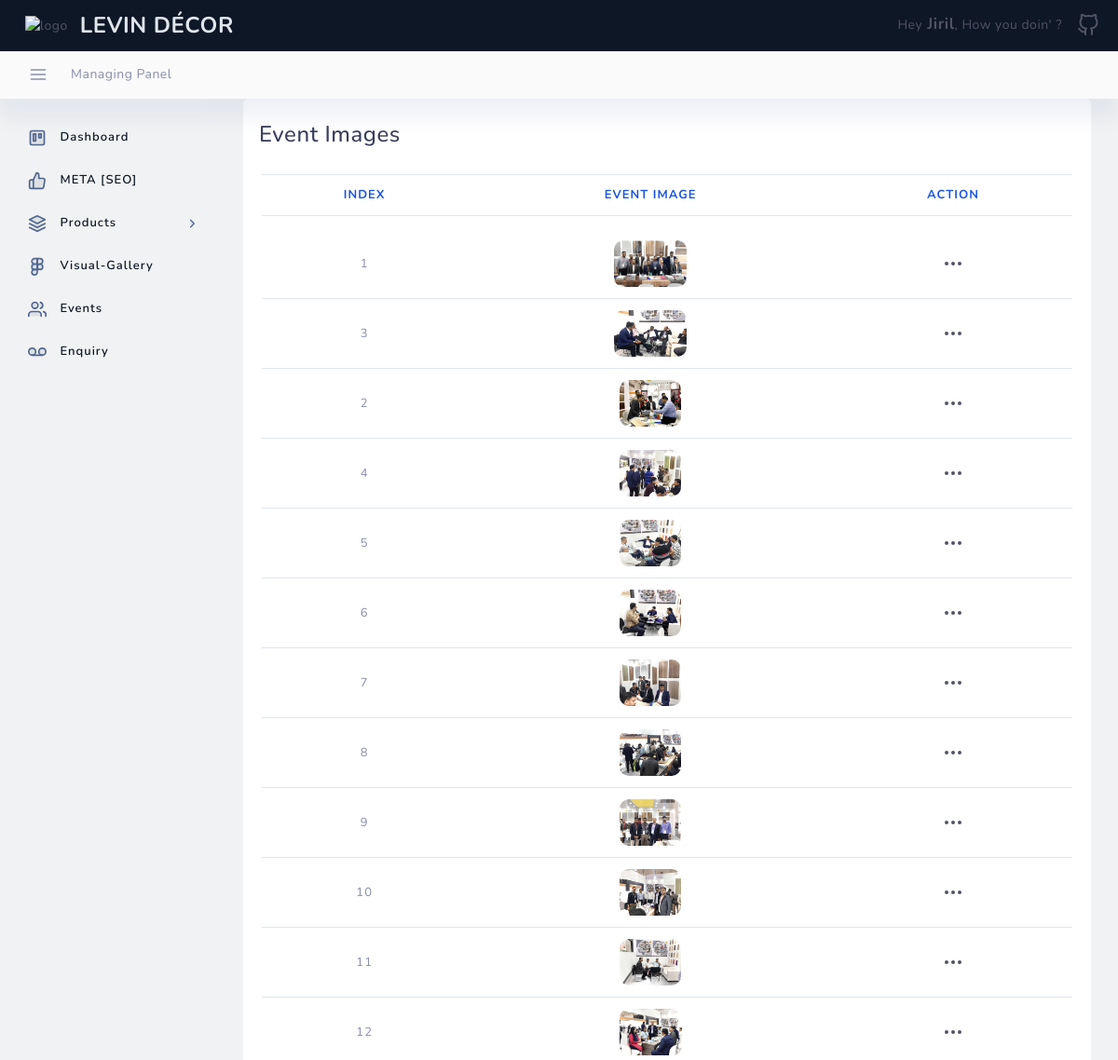
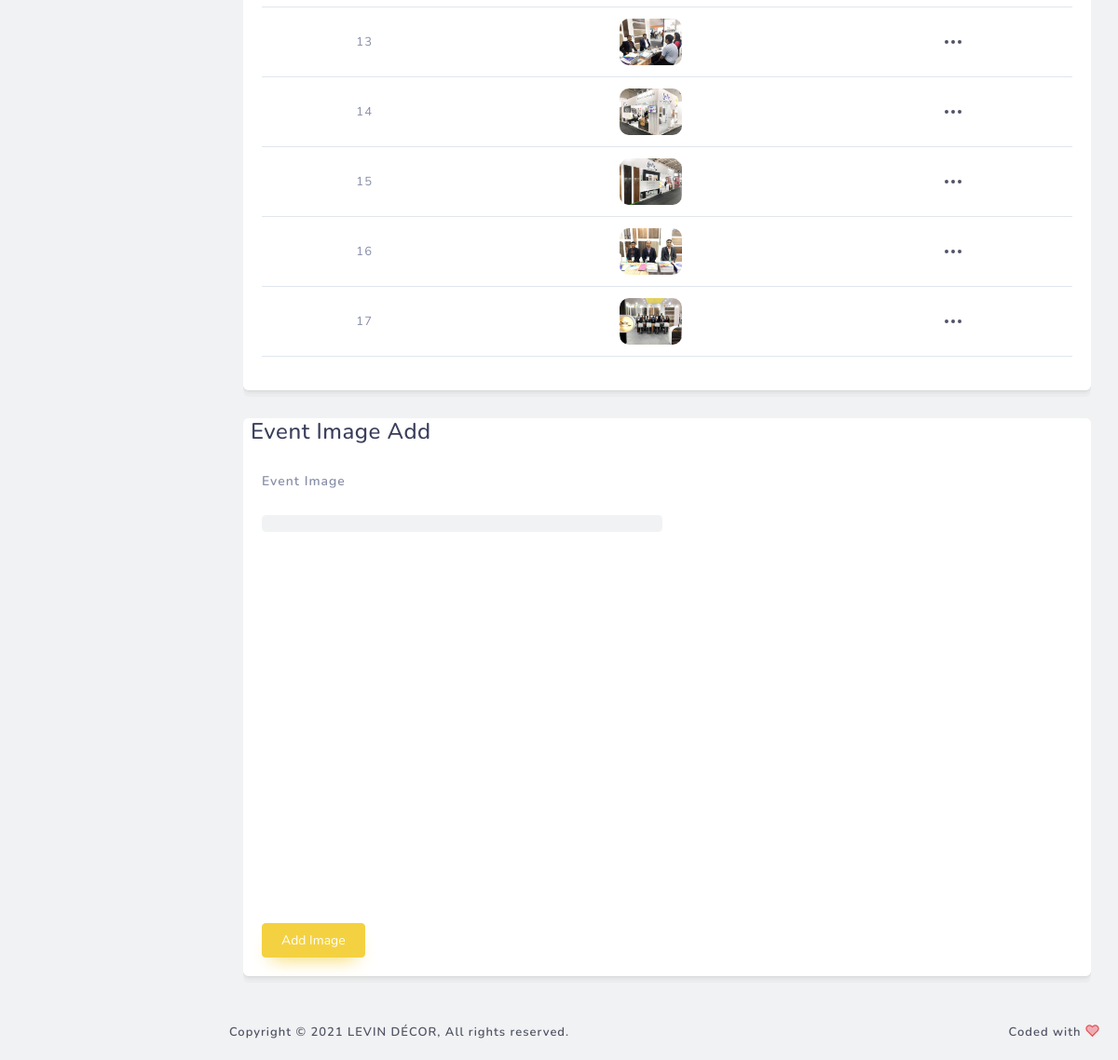
The app's page /panel/event/image/2/ (signed in) with its own data (2 pictures, top to bottom).
### panel/models.py (models this page shows, shortened)
class Event_Images(models.Model) :
    fk = models.ForeignKey(Event, on_delete=models.CASCADE, null=True, blank=True)
    index = models.IntegerField(default=0, null=True, blank=True)
    image1 = models.ImageField(upload_to="events", null=True, blank=True)

### panel/views.py (the view, shortened to what this page needs)
# urls.py: url(r'^panel/event/image/(?P<event_pk>\d+)/$', views.event_image, name='event_image'),
@login_required
def event_image(request, event_pk) :
    try :
        event = Event.objects.get(pk=event_pk)
    except :
        msg = "Event not found, try to go back, refresh the page and try again !"
        messages.error(request, msg)
        return redirect('event_back')
    event_images = Event_Images.objects.filter(fk=event)
    events = Event.objects.all()
    send = {
        'events': events,
        'event': event,
        'event_images': event_images,
    }
    return render(request, 'back/panel/event_image.html', send)

### levin_main/templates/back/panel/event_image.html (shortened to what this page needs)
{% extends 'back/master_back.html' %}
{% load static %}
    {% block headblock %}
        <link rel="stylesheet" type="text/css" href="{% static 'back/plugins/table/datatable/datatables.css' %}">
        <link rel="stylesheet" type="text/css" href="{% static 'back/plugins/table/datatable/custom_dt_html5.css' %}">
        <link rel="stylesheet" type="text/css" href="{% static 'back/plugins/table/datatable/dt-global_style.css' %}">
    {% endblock %}
    {% block page_content %}
    <div class="container">
        <div class="container">
            <div id="tableDropdown" class="col-lg-12 col-12 layout-spacing">
                <div class="statbox widget box box-shadow">
                    <div class="widget-header">
                        <div class="row">
                            <div class="col-xl-12 col-lg-11 col-md-11 col-sm-10 col-10 pt-4 pl-4">
                                <h4>Event Images</h4>
                            </div>
                        </div>
                    </div>
                    <div class="widget-content widget-content-area">
                        <div class="table-responsive">
                            <table id="html5-extension" class="table table-hover non-hover" style="width:100%">
                                <thead>
                                    <tr>
                                        <th class="text-center">Index</th>
                                        <th class="text-center">Event Image</th>
                                        <th class="text-center">Action</th>
                                    </tr>
                                </thead>
                                <tbody>
                                    {% for event_images in event_images %}
                                    <tr>
                                        <td class="text-center">{{event_images.index}}</td>
                                        <td class="text-center">
                                            <img src="{% if event_images.image1 %}{{event_images.image1.url}}{% endif %}" alt="event_image" style="height: 50px; border-radius: 10px;">
                                        </td>
                                        <td class="text-center">
                                            <div class="dropdown custom-dropdown">
                                                <a class="dropdown-toggle" href="#" role="button" id="dropdownMenuLink7" data-toggle="dropdown" aria-haspopup="true" aria-expanded="false">
                                                </a>
                                            </div>
                                        </td>
                                    </tr>
                                    {% endfor %}
                                </tbody>
                            </table>
                        </div>
                    </div>
                </div>
            </div>
            <div id="ftFormArray" class="col-lg-12 layout-spacing" style="padding-bottom: 60px;">
                <div class="statbox widget box box-shadow">
                    <div class="widget-header">
                        <div class="row">
                            <div class="col-xl-12 col-md-12 col-sm-12 col-12">
                                <h4>Event Image Add</h4>
                            </div>
                        </div>
                    </div>
                    <div class="widget-content widget-content-area custom-autocomplete h-100">
                        <form onsubmit="myFunction()" action="{% url 'event_image' event_pk=event.pk %}" method="post" id="quillForm1" name="quillForm1" enctype="multipart/form-data" class="form-horizontal">
                            <div class="form-row mb-4">
                                <div class="form-group col-md-6">
                                    <label for="image1" style="margin-bottom: 0px;">Event Image</label>
                                    <div class="custom-file-container" data-upload-id="myFirstImage">
                                        <label class="custom-file-container__custom-file" >
                                            <span class="custom-file-container__custom-file__custom-file-control"></span>
                                        </label>
                                        <div class="custom-file-container__image-preview"></div>
                                    </div>
                                </div>
                            </div>
                            <button type="submit" class="btn btn-primary mt-3">Add Image</button>
                        </form>
                    </div>
                </div>
            </div>
        </div>
    </div>
    {% endblock %}

### levin_main/templates/back/master_back.html (shortened to what this page needs)
{% load static %}
<!DOCTYPE html>
<html lang="en">
<head>
    <link href="{% static 'back/assets/css/loader.css' %}" rel="stylesheet" type="text/css" />
    <link href="{% static 'back/bootstrap/css/bootstrap.min.css' %}" rel="stylesheet" type="text/css" />
    <link href="{% static 'back/assets/css/plugins.css' %}" rel="stylesheet" type="text/css" />
    <link href="{% static 'back/plugins/apex/apexcharts.css' %}" rel="stylesheet" type="text/css">
    <link href="{% static 'back/assets/css/dashboard/dash_1.css' %}" rel="stylesheet" type="text/css" />
    <link rel="stylesheet" type="text/css" href="{% static 'back/assets/css/widgets/modules-widgets.css' %}">
    <link href="{% static 'back/assets/css/scrollspyNav.css' %}" rel="stylesheet" type="text/css" />
    <link href="{% static 'back/plugins/autocomplete/autocomplete.css' %}" rel="stylesheet" type="text/css" />
    <link href="{% static 'back/plugins/flatpickr/flatpickr.css' %}" rel="stylesheet" type="text/css">
    <link href="{% static 'back/plugins/flatpickr/custom-flatpickr.css' %}" rel="stylesheet" type="text/css">
    <link rel="stylesheet" type="text/css" href="{% static 'back/plugins/select2/select2.min.css' %}">
    <link rel="stylesheet" type="text/css" href="{% static 'back/plugins/bootstrap-select/bootstrap-select.min.css' %}">
    <link rel="stylesheet" type="text/css" href="{% static 'back/plugins/bootstrap-touchspin/jquery.bootstrap-touchspin.min.css' %}">
    <link rel="stylesheet" type="text/css" href="{% static 'back/assets/css/forms/switches.css' %}">
    <link rel="stylesheet" type="text/css" href="{% static 'back/plugins/file-upload/file-upload-with-preview.min.css' %}">
    <link rel="stylesheet" type="text/css" href="{% static 'back/plugins/editors/quill/quill.snow.css' %}">
    <link rel="stylesheet" type="text/css" href="{% static 'back/assets/css/elements/search.css' %}">
    {% block headblock %}
    {% endblock %}
</head>
<body>
    <div class="header-container fixed-top">
        <header class="header navbar navbar-expand-sm">
            <ul class="navbar-item theme-brand flex-row  text-center">
                <li class="nav-item theme-logo">
                    <a href="{% url 'panel' %}">
                        <img src="{% static 'front/images/Levin.png' %}" class="navbar-logo" alt="logo">
                    </a>
                </li>
                <li class="nav-item theme-text">
                    <a href="{% url 'panel' %}" class="nav-link"> LEVIN DÉCOR </a>
                </li>
            </ul>
            <ul class="navbar-item flex-row ml-md-auto">
                <li class="nav-item dropdown message-dropdown">
                    <a href="javascript:void(0);" class="nav-link dropdown-toggle" id="messageDropdown" data-toggle="dropdown" aria-haspopup="true" aria-expanded="false">
                        Hey<b style="font-size: 17px;"> {{request.user.first_name}}</b>, How you doin' ?
                    </a>
                </li>
                <li class="nav-item dropdown user-profile-dropdown">
                    <a href="javascript:void(0);" class="nav-link dropdown-toggle user" id="userProfileDropdown" data-toggle="dropdown" aria-haspopup="true" aria-expanded="true">
                    </a>
                </li>
            </ul>
        </header>
    </div>
    <div class="sub-header-container">
        <header class="header navbar navbar-expand-sm">
            <a href="javascript:void(0);" class="sidebarCollapse" data-placement="bottom"></a>
            <ul class="navbar-nav flex-row">
                <li>
                    <div class="page-header">
                        <nav class="breadcrumb-one" aria-label="breadcrumb">
                            <ol class="breadcrumb">
                                <li class="breadcrumb-item"><a href="javascript:void(0);">Managing Panel</a></li>
                            </ol>
                        </nav>
                    </div>
                </li>
            </ul>
        </header>
    </div>
    <div class="main-container" id="container">
        <div class="sidebar-wrapper sidebar-theme">
            <nav id="sidebar">
                <div class="shadow-bottom"></div>
                <ul class="list-unstyled menu-categories" id="accordionExample">
                    <li class="menu">
                        <a href="{% url 'panel' %}" aria-expanded="false" class="dropdown-toggle">
                            <div class="">
                                <span>Dashboard</span>
                            </div>
                        </a>
                    </li>
                    <li class="menu">
                        <a href="{% url 'page_handler' %}" aria-expanded="false" class="dropdown-toggle">
                            <div class="">
                                <span>META [SEO]</span>
                            </div>
                        </a>
                    </li>
                    <li class="menu">
                        <a href="#product" data-toggle="collapse" aria-expanded="false" class="dropdown-toggle">
                            <div class="">
                                <span>Products</span>
                            </div>
                            <div>
                                <svg xmlns="http://www.w3.org/2000/svg" width="24" height="24" viewBox="0 0 24 24" fill="none" stroke="currentColor" stroke-width="2" stroke-linecap="round" stroke-linejoin="round" class="feather feather-chevron-right"><polyline points="9 18 15 12 9 6"></polyline></svg>
                            </div>
                        </a>
                    </li>
                    <li class="menu">
                        <a href="{% url 'vsg_back' %}" aria-expanded="false" class="dropdown-toggle">
                            <div class="">
                                <span>Visual-Gallery</span>
                            </div>
                        </a>
                    </li>
                    <li class="menu">
                        <a href="{% url 'event_back' %}" aria-expanded="false" class="dropdown-toggle">
                            <div class="">
                                <span>Events</span>
                            </div>
                        </a>
                    </li>
                    <li class="menu">
                        <a href="{% url 'enquiry' %}" aria-expanded="false" class="dropdown-toggle">
                            <div class="">
                                <span>Enquiry</span>
                            </div>
                        </a>
                    </li>
                </ul>
            </nav>
        </div>
        <div id="content" class="main-content" style="padding-bottom: 30px;">
            {% block page_content %}
            {% endblock %}
            <div class="footer-wrapper" style="position: absolute; padding-top: 30px !important; bottom: 10px;">
                <div class="footer-section f-section-1">
                    <p class="">Copyright © 2021 <a target="_blank" href="{% url 'home' %}">LEVIN DÉCOR</a>, All rights reserved.</p>
                </div>
                <div class="footer-section f-section-2">
                    <p class="">Coded with </p>
                </div>
            </div>
        </div>
    </div>
</body>
</html>

### records on screen
Event_Images: index "1", image1 (picture)
Event_Images: index "3", image1 (picture)
Event_Images: index "2", image1 (picture)
Event_Images: index "4", image1 (picture)
Event_Images: index "5", image1 (picture)
Event_Images: index "6", image1 (picture)
Event_Images: index "7", image1 (picture)
Event_Images: index "8", image1 (picture)
Event_Images: index "9", image1 (picture)
Event_Images: index "10", image1 (picture)
Event_Images: index "11", image1 (picture)
Event_Images: index "12", image1 (picture)
Event_Images: index "13", image1 (picture)
Event_Images: index "14", image1 (picture)
Event_Images: index "15", image1 (picture)
Event_Images: index "16", image1 (picture)
Event_Images: index "17", image1 (picture)

### other values on screen
{{ request.user.first_name }} "Jiril"
